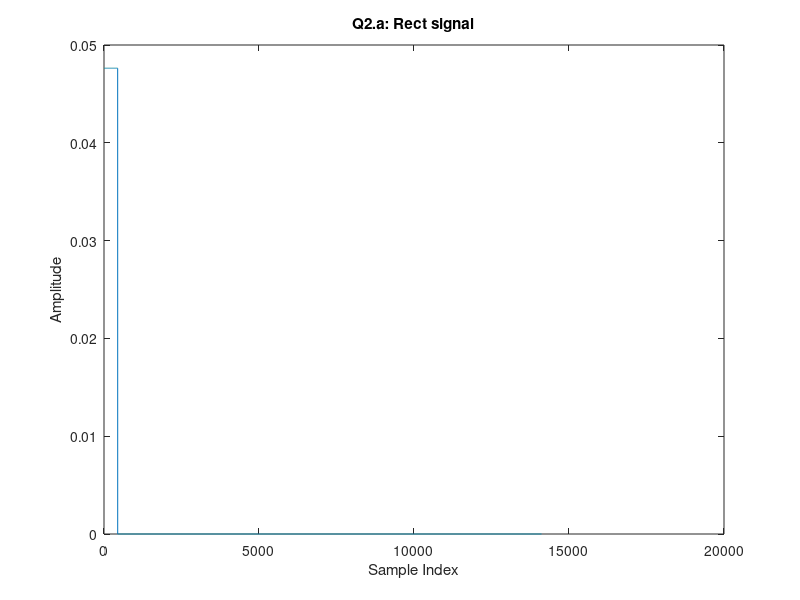
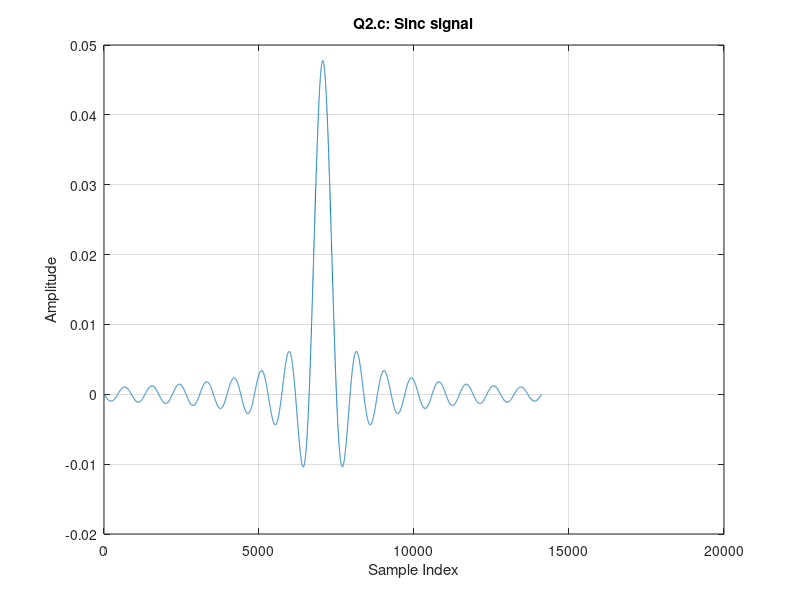
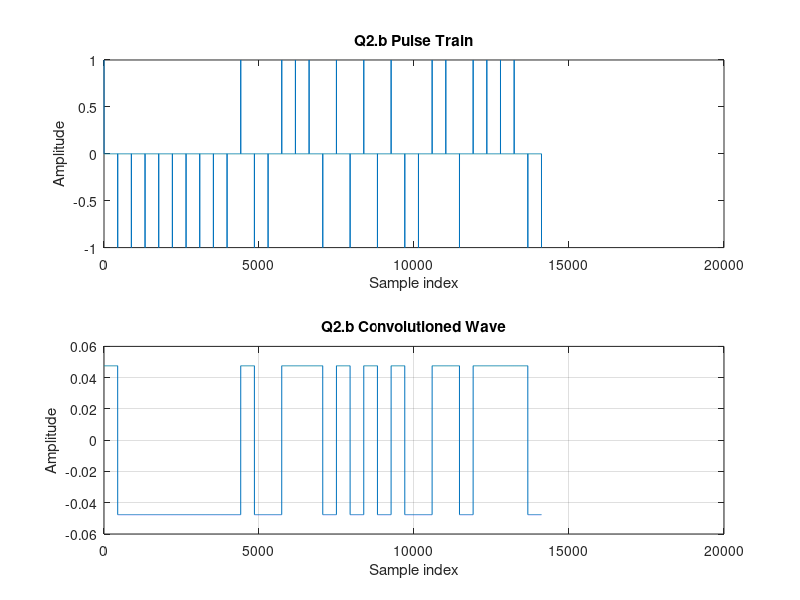
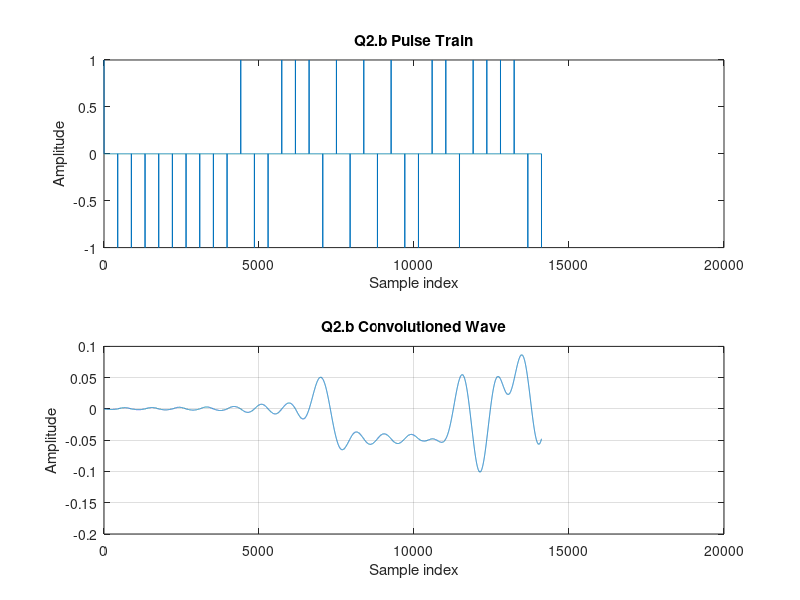

Recreate these plots in MATLAB, in order. (Note: a time limit stopped this script after it produced the figures.)
%% Digital Comunication Project

% Load the given Config
config = load("config.mat").config;
config.K = 10^4; % add number of bits (the dimention)
config.pulseshape = 0; % 0 means rect, 1 means sinc. will change in each question.
config.useSynch = 0; % To find the optimal idx with sync-signal("1") or not("0").
config.UpDownConvert = 0; % used in up-conversion in Q6. for simple case ("0").
config.useRxLPF = 0;
%% infobits

infobits = rand(1,config.K)>0.5;
%% Transmitor TX

function ChannelInVec = TX(config, infobits)
    infobits = infobits(:)'; % make sure the input vector is a row vector
    RPSKbits = 1 - 2 * infobits; % BPSK: 0 → +1, 1 → -1
    PulseTrain = upsample(RPSKbits, config.Ts); % Insert Ts-1 zeros
    
    % Choose pulse type
    if config.pulseshape == 0
        TXpulse = config.tpulserect;
    else
        TXpulse = config.tpulsesinc;
    end
    
    % Apply pulse shaping (convolution)
    TxfilterOutput = conv(TXpulse,PulseTrain);
    TxfilterOutput = TxfilterOutput(:)';

    % Silence (Zeros) addition
    paddingBefore = zeros(1, config.Fs);
    paddingAfter = zeros(1, 4 * config.Fs);

    % Add zero padding (1s silence at start, 4s at end)
    ChannelInVec = [paddingBefore, TxfilterOutput, paddingAfter];
    ChannelInVec = ChannelInVec(:)';
    if config.UpDownConvert == 1
        n = 0:length(ChannelInVec)-1; % Create index vector
        ChannelInVec = ChannelInVec .* cos(2 * pi * config.Fc / config.Fs * n);
    end
end
%% Question 2.a (for rect and sinc)

figure;
plot(config.tpulserect);
xlabel('Sample Index');
ylabel('Amplitude');
title('Q2.a: Rect signal');

figure;
plot(config.tpulsesinc);
xlabel('Sample Index');
ylabel('Amplitude');
title('Q2.c: Sinc signal');
grid on;
%% Q2.a,c part 2: Calculate the norm2 of the rect and sinc vector:

norm2_value_rect = sqrt(sum(config.tpulserect.^2));
disp("norm2 value of rect pulse is " + num2str(norm2_value_rect));

norm2_value_sinc = sqrt(sum(config.tpulserect.^2));
disp("norm2 value of sinc is pulse " + num2str(norm2_value_sinc));
%% Q2.b

clear All;

RPSKbits = 1-2*infobits; % BPSK mapping: 0 → +1, 1 → -1
PulseTrain = upsample(RPSKbits,config.Ts); % between each bit we add Ts-1 samples
samples = 32*config.Ts+1;  % number of samples need for 32 info bits (not just 32 samples)
for r_o_s = 0:1
    config.pulseshape = r_o_s;
    if config.pulseshape == 0  % prepare the pulsetype for the convolution:
        TXpulse=config.tpulserect;
    else
        TXpulse=config.tpulsesinc;
    end
    
    figure;
    ax1 = subplot(2,1,1); % 2 rows, 1 column, first subplot
    
    plot(1:samples, PulseTrain(1:samples));
    title('Q2.b Pulse Train');
    xlabel('Sample index');
    ylabel('Amplitude');
    
    TxfilterOutput = conv(TXpulse,PulseTrain);
    
    ax2 = subplot(2,1,2); % 2 rows, 1 column1, second subplot
    plot(1:samples, TxfilterOutput(1:samples));
    title('Q2.b Convolutioned Wave');
    xlabel('Sample index');
    ylabel('Amplitude');
    grid on;
end
%% Q2.3 The Channel TXRX

function ChannelOutVec = ChannelTXRX(config,ChannelInVec)
    % here we are going to first create the gausian noise,
    % add the input and SHALOM AL ISRAEL
    ChannelInVec = ChannelInVec(:)'; % make sure the input is in row vector shape:
    sigma = 10^(-config.snrdB/20);  % the variance - from snr=p/sigma^2
    noise_vec = randn(1,length(ChannelInVec))*sigma;
    ChannelOutVec = ChannelInVec + noise_vec;
    ChannelOutVec = ChannelOutVec(:)';
end
%% Q3 ploting the Channel effect's with different SNRdBs

SNRs_in_dB=[10,20,60,100];
config.pulsetype=1;  % makes sure that the pulse used is a sinc
ChannelInVec=TX(config,infobits);
samples = 4*config.Fs; % in order to see 4 seconds.
for i = 1:4
    figure;
    curr_SNR = SNRs_in_dB(i);
    ax1 = subplot(2,1,1); % 2 rows, 1 column, first subplot
    
    plot(1:samples, ChannelInVec(1:samples));
    title('Q3 - ChannelInVec');
    xlabel('Sample index');
    ylabel('Amplitude');
    
    config.snrdB=curr_SNR;
    ChannelOutVec = ChannelTXRX(config,ChannelInVec);
    
    ax2 = subplot(2,1,2); % 2 rows, 1 column1, second subplot
    plot(1:samples, ChannelOutVec(1:samples));
    title(['Q3 - ChannelOutVec (', int2str(curr_SNR), ')']);
    xlabel('Sample index');
    ylabel('Amplitude');
    linkaxes([ax1, ax2], 'x'); % Sync x-axes
end
%% 2.4 The reciever RX

% This reciever handling also sync-signal matched-filtering and convertion
% down + LPF
function rxbits = RX(config, ChannelOutVec)
    % make sure the input is in a row vector:
    ChannelOutVec = ChannelOutVec(:)';

    % Flip the transmission pulse for matched filtering
    if config.pulseshape == 0
        symbol_filter = flip(config.tpulserect);  % Rectangular pulse
    else
        symbol_filter = flip(config.tpulsesinc);  % Sinc pulse
    end

    % If we convert Down:
    if config.UpDownConvert == 1
        n = 0:length(ChannelOutVec)-1; % Create index vector
        ChannelOutVec = ChannelOutVec .* cos(2 * pi * config.Fc / config.Fs * n); %convert down
        ChannelOutVec = conv(ChannelOutVec,config.RxLPFpulse); % use LPF
        
        % === Channel Estimation for Beta (β) ===
        matched_output = conv(flip(config.synchsymbol),ChannelOutVec);
        Esynch = norm(config.synchsymbol)^2; % L2 norm (sqrt of sum of squares)
        % Find max absolute value of matched filter output
        [max_val,max_idx] = max(abs(matched_output));
        % Compute β/2 estimate
        beta_hat = max_val / Esynch;
        
        % Adjust sign of beta if original max_val was negative
        if matched_output(max_idx) < 0
            beta_hat = -beta_hat;
        end
        % disp("beta/2 is estimates as:"+num2str(beta_hat)); % used in Q6.b
        ChannelOutVec = ChannelOutVec ./ beta_hat; 
    end

    % Choose the optimal index - if we are using synch signal (question 5)
    % or not (previous questions)
    if config.useSynch==1
        % Use matched filter to find the start index:
        Synchfilter = conv(flip(config.synchsymbol),ChannelOutVec);  
        [~,idx_synch] = max(abs(Synchfilter(1:4*config.Fs)));
        opt_idx = idx_synch+1;  % we found that its the optimal index: sync+1
    else
        % if we know the length of silence before the infobits:
        opt_idx = config.Fs + length(symbol_filter);
    end

    indices = round(opt_idx + (0:config.K-1) * config.Ts);
    indices = indices(:);

    % Apply matched filtering (convolution)
    filt_res = conv(symbol_filter(:),ChannelOutVec(:));

    % Extract values at sampling points
    rxbits = filt_res(indices);

    % Decision rule: BPSK demodulation
    rxbits = (rxbits < 0);
    rxbits = rxbits(:)';
end
%% Question 4.a

matched_filter = flip(config.tpulserect);  % Rectangular pulse
start_index = config.Fs + length(matched_filter);

% Apply matched filtering (convolution)
filt_res = filter(matched_filter(:)',1,ChannelOutVec(:)');

% Plot a zoomed-in section around the start index
figure;
subplot(2,1,1);
plot(filt_res(-5000+start_index:start_index+5000));
title('Q4.a - Filtered signal');
xlabel('Bit samples');
ylabel('Values');
% Add a vertical line at 5000 with centered text
xline(5000, '-.r', "optimal point", 'LabelVerticalAlignment', 'middle');
grid on;

% Add a vertical line at 5000 with centered text
subplot(2,1,2);
hold on;
plot(filt_res)
title('Q4.a - Filtered signal (almost full size)');
xlabel('Bit samples');
ylabel('Values');
xline(start_index, '-.r');
hold off;
grid on;



%% Sanity check 4.b

% Use rect pulse
config.pulseshape = 0;

% Set SNR (100 dB)
config.snrdB = 100;

% Transmit signal

ChannelInVec = TX(config, infobits); % Using rect

% Pass through channel with noise
ChannelOutVec = ChannelTXRX(config, ChannelInVec);


% Receive signal
config.useSynch=0;
rxbits = RX(config, ChannelOutVec);

% Compute BER
BER = mean(infobits(:)'~=rxbits(:)');

disp("BER of 'Q4.b sanity check' is "+ num2str(BER));
%% Question 4.b

% load RefInputRect.mat
ref = load("RefInputRect.mat");
ChannelOutVec = ref.ChannelOutVec;
infobits = ref.infobits;
config.K=10^4;

config.useSynch=0; % use basic reciever
rxbits = RX(config, ChannelOutVec);
BER = mean(infobits(:)'~=rxbits(:)');
disp("BER of Q4.b is "+ num2str(BER));
%% Question 4.c

config = load("config.mat").config;
config.K = 10^4; % add number of bits (the dimension)
config.pulseshape = 1; % 1 means sinc (chage to 0 if you want it to be rect)
config.UpDownConvert = 0;
config.useRxLPF = 0;
config.useSynch = 0;

infobits = rand(1,config.K)>0.5;
SNRs_in_dB = -15:2:15;
BER = zeros(1,16);
for i = 1:16
    config.snrdB = SNRs_in_dB(i);
    ChannelInVec = TX(config,infobits);
    
    ChannelOutVec = ChannelTXRX(config,ChannelInVec);
    
    config.useSynch=0; % use basic reciever
    rxbits = RX(config,ChannelOutVec);
    curr_BER = mean(infobits(:)'~=rxbits(:)');
    BER(i)=curr_BER;
end
figure;
plot(SNRs_in_dB,BER,"o-");
title("Q4.c - BER vs SNRs (log scale) - sinc");
ylabel("Bit Error Rate");
xlabel("SNR (in dB)");
set(gca, 'YScale', 'log');  % Maybe you won't see the last BERs because its 0, which isn't defined in log-scale
grid on;

%% Question 5.c - new reciever

% i just updated the reciver to be able to use the sync signal
%% Q5.c check

config = load("config.mat").config;
config.K = 10^4; % add number of bits (the dimention)
config.pulseshape = 1; % 1 means sinc (chage to 0 if you want it to be rect)
config.UpDownConvert = 0;
config.useRxLPF = 0;
infobits = rand(1, config.K) > 0.5;

config.snrdB = 100;
ChannelInVec = TX(config,[config.synchbits(:)' ,infobits(:)']);
ChannelOutVec = ChannelTXRX(config,ChannelInVec);
config.useSynch=1; % use sync reciever
rxbits = RX(config,ChannelOutVec);
BER = mean(infobits(:)~=rxbits(:));
disp("BER of Q5.c is "+ num2str(BER));
%% Q5.d

% load RefInputRect.mat
ref = load("RefInputSynch.mat");
config.pulseshape = 1;
ChannelOutVec = ref.ChannelOutVec;
infobits = ref.infobits(:)';
config.K=10^4;
config.useSynch=1; % use sync reciever
rxbits = RX(config, ChannelOutVec);
BER = mean(infobits(:)~=rxbits(:));
disp("BER of Q5.d is "+ num2str(BER));
%% Q5.e

config = load("config.mat").config;
config.K = 10^4; % add number of bits (the dimention)
config.pulseshape = 1; % 1 means sinc (chage to 0 if you want it to be rect)
config.useSynch=1; % use sync reciever
config.useRxLPF=0;
config.UpDownConvert=0;
infobits = rand(1,config.K)>0.5;
SNRs_in_dB = -15:2:15;
BER = zeros(1,16);
for i = 1:16
    config.snrdB = SNRs_in_dB(i);
    ChannelInVec = TX(config,[config.synchbits(:)' ,infobits(:)']);
    ChannelOutVec = ChannelTXRX(config,ChannelInVec);
    rxbits = RX(config,ChannelOutVec);
    curr_BER = mean(infobits(:)'~=rxbits(:)');
    BER(i)=curr_BER;
end
figure;
plot(SNRs_in_dB,BER,"o-");
title("Q5.e - BER vs SNRs (log scale) - sinc");
ylabel("Bit Error Rate");
xlabel("SNR (in dB)");
set(gca, 'YScale', 'log');  % Maybe you won't see the last BERs because its 0, which isn't defined in log-scale
grid on;
%% Q6.a

config = load("config.mat").config;
config.K = 10^4; % add number of bits (the dimention)
config.pulseshape = 1; % 1 means sinc (chage to 0 if you want it to be rect)
config.UpDownConvert = 1;  % now we do want to use the convert
config.useRxLPF = 1;
infobits = rand(1, config.K) > 0.5;

config.snrdB = 100;
ChannelInVec = TX(config,[config.synchbits(:)' ,infobits]);
ChannelOutVec = ChannelTXRX(config,ChannelInVec);
config.useSynch=1; % use sync reciever
rxbits = RX(config,ChannelOutVec);
BER = mean(infobits(:)'~=rxbits(:)');
disp("BER of Q6.a is "+ num2str(BER));
%% Q6.b

% load RefInputRect.mat
ref = load("RefInputMod.mat");
config.pulseshape = 1;
config.useSynch = 1;
config.UpDownConvert = 1;  % now we do want to use the convert
config.useRxLPF = 1;

ChannelOutVec = ref.ChannelOutVec(:)';
infobits = ref.infobits(:)';
config.K=10^4;
config.snrdB = 100;
config.useSynch=1; % use sync reciever
rxbits = RX(config, ChannelOutVec);
BER = mean(infobits(:)'~=rxbits(:)');
disp("BER of Q6.b is "+ num2str(BER));
%% Q6.c

config.pulseshape = 1; %sinc
config.useSynch = 1;
config.UpDownConvert = 1;
config.useRxLPF = 1;
infobits = rand(1,config.K)>0.5;
config.K=10^4;

SNRs_in_dB = -15:2:15;
BER = zeros(1,16);
for i = 1:16
    config.snrdB = SNRs_in_dB(i);
    ChannelInVec = TX(config,[config.synchbits,infobits]);
    ChannelOutVec = ChannelTXRX(config,ChannelInVec);
    rxbits = RX(config,ChannelOutVec);
    curr_BER = mean(infobits(:)~=rxbits(:));
    BER(i)=curr_BER;
end
figure;
plot(SNRs_in_dB,BER,"o-");
title("Q6.c - BER vs SNRs (log scale) - sinc");
ylabel("Bit Error Rate");
xlabel("SNR (in dB)");
set(gca, 'YScale', 'log');  % Maybe you won't see the last BERs because its 0, which isn't defined in log-scale
grid on;
%% Q7.a
% Initialize flags & values
config.pulsetype = 1;
config.useSynch = 1;
config.UpDownConvert = 1;
config.useRxLPF = 1;
strvec = 'Communication is fun!!!  ';  % exactly 25 characters
infobits = (text2bitstream(strvec))';
config.K = length(infobits);  

infobits = (text2bitstream(strvec))';
ChannelInVec = TX(config,[config.synchbits infobits]);
% ChannelOutVec = ChannelTXRXAudio(config,ChannelInVec); - didn't work on
% my computer.. but the channel i implemented do work:
ChannelOutVec = ChannelTXRX(config,ChannelInVec);
rxbits = RX(config,ChannelOutVec);
strvec = bitstream2text(rxbits)


%% Q7.b

audio = load("RefInputAudio.mat");
config.K = 200;
ChannelOutVec = audio.ChannelOutVec';
rxbits = RX(config,ChannelOutVec);
messege = bitstream2text(rxbits);
disp(messege)
